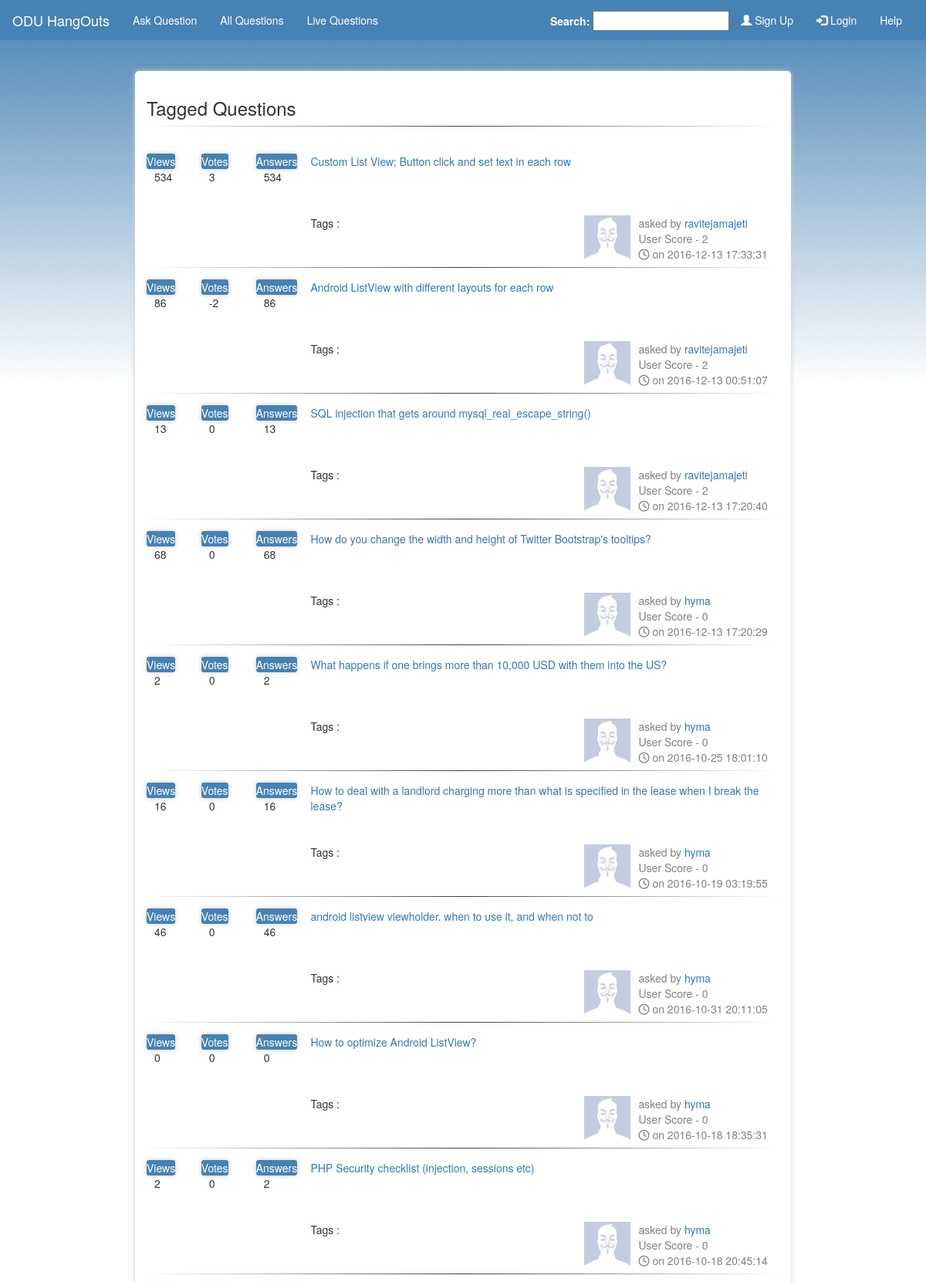
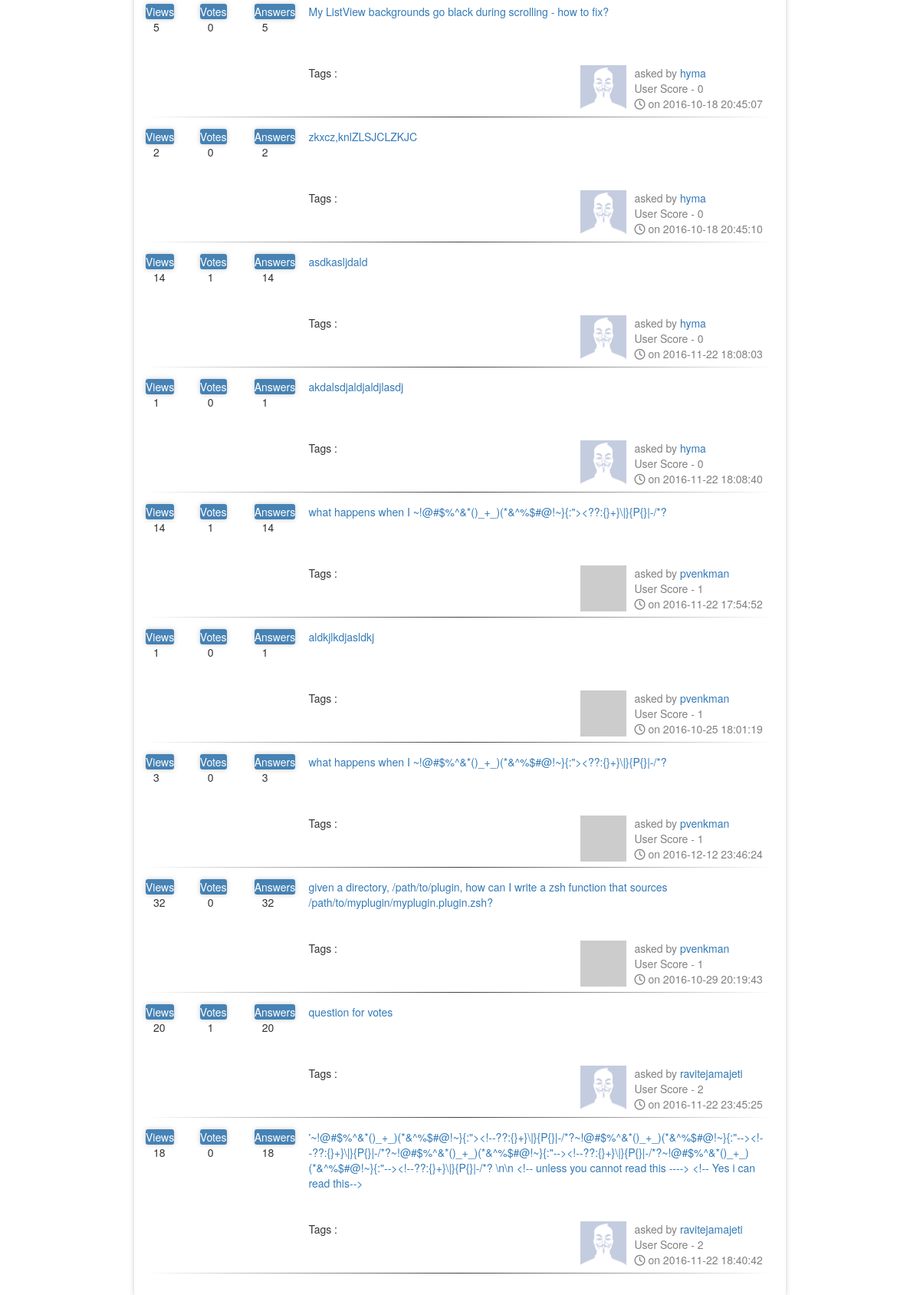
Page /tags.php on the committed database (2 pictures, top to bottom).
### tables this page shows
CREATE TABLE `questions` (
  `qid` int(20) NOT NULL,
  `qnd_user` varchar(20) NOT NULL,
  `question_title` text NOT NULL,
  `question` longtext NOT NULL,
  `views` int(11) DEFAULT NULL,
  `q_created` timestamp NOT NULL DEFAULT CURRENT_TIMESTAMP,
  `votes` int(11) NOT NULL DEFAULT '0',
  `freeze` tinyint(1) NOT NULL DEFAULT '0',
  `tags` varchar(100) NOT NULL
);

CREATE TABLE `users` (
  `uid` int(20) NOT NULL,
  `user_name` varchar(20) NOT NULL,
  `password` varchar(100) NOT NULL,
  `role` char(1) NOT NULL DEFAULT 'e',
  `score` int(11) NOT NULL DEFAULT '0',
  `email` varchar(50) NOT NULL,
  `grav_override` int(5) NOT NULL,
  `pic_name` varchar(25) NOT NULL,
  `country` varchar(55) NOT NULL,
  `git_user` int(11) DEFAULT '0'
);

### tags.php (the view, shortened to what this page needs)
<html>
    <head>
        <?php include 'header.php' ?>
    </head>
    <body>
        <?php include 'config.php'; include 'db_connect.php'; include 'navbar.php'; ?>
        <div class="container">
            <h3>Tagged Questions</h3>
            <hr>
            <br>
            <?php
                $query = "SELECT * from questions where tags like '".$_GET['tag']." %"."' or tags like '"."% ".$_GET['tag']." %"."' or tags like '"."% ".$_GET['tag']."' or tags = '".$_GET['tag']."'";
                if($result = mysqli_query($link, $query)) {
                    while($row = mysqli_fetch_array($result)) {
                        $query1 = "SELECT * from users where user_name = '".$row['qnd_user']."'";
                        $result1 = mysqli_query($link, $query1);
                        $row1 = mysqli_fetch_array($result1);
                        if($row1['git_user'] == 0) {
                        if($row1['grav_override'] == 1) {
                            $img_src = "uploads/".$row1['pic_name'];
                        }
                        else {
                            $gravcheck = "http://www.gravatar.com/avatar/".md5( strtolower( trim( $row1['email'] ) ) )."?d=404";
                            $response = get_headers($gravcheck);
                            if ($response[0] != "HTTP/1.1 404 Not Found"){
                                $img_src = "https://www.gravatar.com/avatar/".md5( strtolower( trim( $row1['email'] ) ) );
                            }
                            else {
                                $img_src = "uploads/".$row1['pic_name'];
                             }
                        }}
                        else {
                            $img_src = 'https://github.com/'.$row1['user_name'].'.png';
                        }
                    ?>
                        <div class='row'>
                        <div class ='col-md-1'>
                        <span style="background-color: #4682B4; color:white; text-align: center;  border-radius: 3px; box-shadow: 0 0 6px #ccc;">Views</span><br>
                        <span style="position:relative; left:10px;"> <?php echo $row['views']; ?></span>
                        </div>
                        <div class ='col-md-1'>
                        <span style="background-color: #4682B4; color:white; text-align: center;  border-radius: 3px; box-shadow: 0 0 6px #ccc;">Votes</span><br>
                        <span style="position:relative; left:10px;"> <?php echo $row['votes']; ?></span>
                        </div>
                        <div class ='col-md-1'>
                        <span style="background-color: #4682B4; color:white; text-align: center;  border-radius: 3px; box-shadow: 0 0 6px #ccc;">Answers</span><br>
                        <span style="position:relative; left:10px;"> <?php echo $row['views']; ?></span>
                        </div>
                        <a href="display_question.php?qid=<?php echo $row['qid']; ?> "rel="tooltip" data-html="true" title = "" onmouseover="answer_tooltip(this.id)" class = "question_hyperlink col-md-9 red-tooltip" id = "<?php echo $row['qid']; ?>" > <?php echo htmlentities($row['question_title']); ?></a>
                        </div>
                        <br><br>
                        <div class='row'>
                            <div class='col-sm-3'></div>
                        <div class='col-sm-5'>Tags : <?php
                        ?></div>
                        <div class='col-sm-1'><img width='60' height='60' src='<?php echo $img_src; ?>' onerror= 'this.src="./uploads/defaultIcon.png";' /> </div>
                            <div class='col-sm-3'><span class='asked_by'>asked by </span><a href='profile.php?uname=<?php echo htmlentities($row['qnd_user']) ?>'> <?php echo htmlentities($row['qnd_user']) ?> </a><br><span class='asked_by'>User Score - <?php echo $row1['score']; ?></span ><br><span class='asked_by'><i class='fa fa-clock-o' aria-hidden='true'></i> on <?php echo htmlentities($row['q_created']) ?></span></div>
                        </div>
                        <hr>
                    <?php }
                }
            ?>
        </div>
    </body>
</html>

### style.css (style rules this page uses)
body { background:url(bg.jpg),repeating-linear-gradient(steelblue,white); background-size: 6000px 10px,6000px 500px; background-repeat: no-repeat,no-repeat; }
.container { position: relative; top: 20px; border-radius: 5px; box-shadow: 0 0 6px #ccc; padding: 15px 15px 15px 15px; width: 850px; background-color: white; }
hr { margin-top: 0.5em; margin-bottom: 15px; margin-left: auto; margin-right: auto; border: 0; height: 1px; background-image: linear-gradient(to right, rgba(0, 0, 0, 0), rgba(0, 0, 0, 0.75), rgba(0, 0, 0, 0)); }
.asked_by { color: grey; }

### rows in the picture
questions: views "534", votes "3", question_title "Custom List View; Button click and set text in each row", qnd_user "ravitejamajeti", users.score "2", q_created "2016-12-13 17:33:31"
questions: views "86", votes "-2", question_title "Android ListView with different layouts for each row", qnd_user "ravitejamajeti", users.score "2", q_created "2016-12-13 00:51:07"
questions: views "13", votes "0", question_title "SQL injection that gets around mysql_real_escape_string()", qnd_user "ravitejamajeti", users.score "2", q_created "2016-12-13 17:20:40"
questions: views "68", votes "0", question_title "How do you change the width and height of Twitter Bootstrap's tooltips?", qnd_user "hyma", users.score "0", q_created "2016-12-13 17:20:29"
questions: views "2", votes "0", question_title "What happens if one brings more than 10,000 USD with them into the US?", qnd_user "hyma", users.score "0", q_created "2016-10-25 18:01:10"
questions: views "16", votes "0", question_title "How to deal with a landlord charging more than what is specified in the lease when I break the lease?", qnd_user "hyma", users.score "0", q_created "2016-10-19 03:19:55"
questions: views "46", votes "0", question_title "android listview viewholder. when to use it, and when not to", qnd_user "hyma", users.score "0", q_created "2016-10-31 20:11:05"
questions: views "0", votes "0", question_title "How to optimize Android ListView?", qnd_user "hyma", users.score "0", q_created "2016-10-18 18:35:31"
questions: views "2", votes "0", question_title "PHP Security checklist (injection, sessions etc)", qnd_user "hyma", users.score "0", q_created "2016-10-18 20:45:14"
questions: views "5", votes "0", question_title "My ListView backgrounds go black during scrolling - how to fix?", qnd_user "hyma", users.score "0", q_created "2016-10-18 20:45:07"
questions: views "2", votes "0", question_title "zkxcz,knlZLSJCLZKJC", qnd_user "hyma", users.score "0", q_created "2016-10-18 20:45:10"
questions: views "14", votes "1", question_title "asdkasljdald", qnd_user "hyma", users.score "0", q_created "2016-11-22 18:08:03"
questions: views "1", votes "0", question_title "akdalsdjaldjaldjlasdj", qnd_user "hyma", users.score "0", q_created "2016-11-22 18:08:40"
questions: views "14", votes "1", question_title "what happens when I ~!@#$%^&*()_+_)(*&^%$#@!~}{:\"><??:{}+}\\|}{P{}|-/*?", qnd_user "pvenkman", users.score "1", q_created "2016-11-22 17:54:52"
questions: views "1", votes "0", question_title "aldkjlkdjasldkj", qnd_user "pvenkman", users.score "1", q_created "2016-10-25 18:01:19"
questions: views "3", votes "0", question_title "what happens when I ~!@#$%^&*()_+_)(*&^%$#@!~}{:\"><??:{}+}\\|}{P{}|-/*?", qnd_user "pvenkman", users.score "1", q_created "2016-12-12 23:46:24"
questions: views "32", votes "0", question_title "given a directory, /path/to/plugin, how can I write a zsh function that sources /path/to/myplugin/myplugin.plugin.zsh?", qnd_user "pvenkman", users.score "1", q_created "2016-10-29 20:19:43"
questions: views "20", votes "1", question_title "question for votes", qnd_user "ravitejamajeti", users.score "2", q_created "2016-11-22 23:45:25"
questions: views "18", votes "0", question_title "'~!@#$%^&*()_+_)(*&^%$#@!~}{:\"><!--??:{}+}\\|}{P{}|-/*?~!@#$%^&*()_+_)(*&^%$#@!~}{:\"--><!--??:{}+}\\|}{P{}|-/*?~!@#$%^&*()_+_)(*&^%$#@!~}{:\"--><!--??:{}+}\\|}{P{}|-/*?~!@#$%^&*()_+_)(*&^%$#@!~}{:\"--><!--??:{}+}\\|}{P{}|-/*? \\n\\n <!-- unless you cannot read this ----> <!-- Yes i can read this-->", qnd_user "ravitejamajeti", users.score "2", q_created "2016-11-22 18:40:42"
